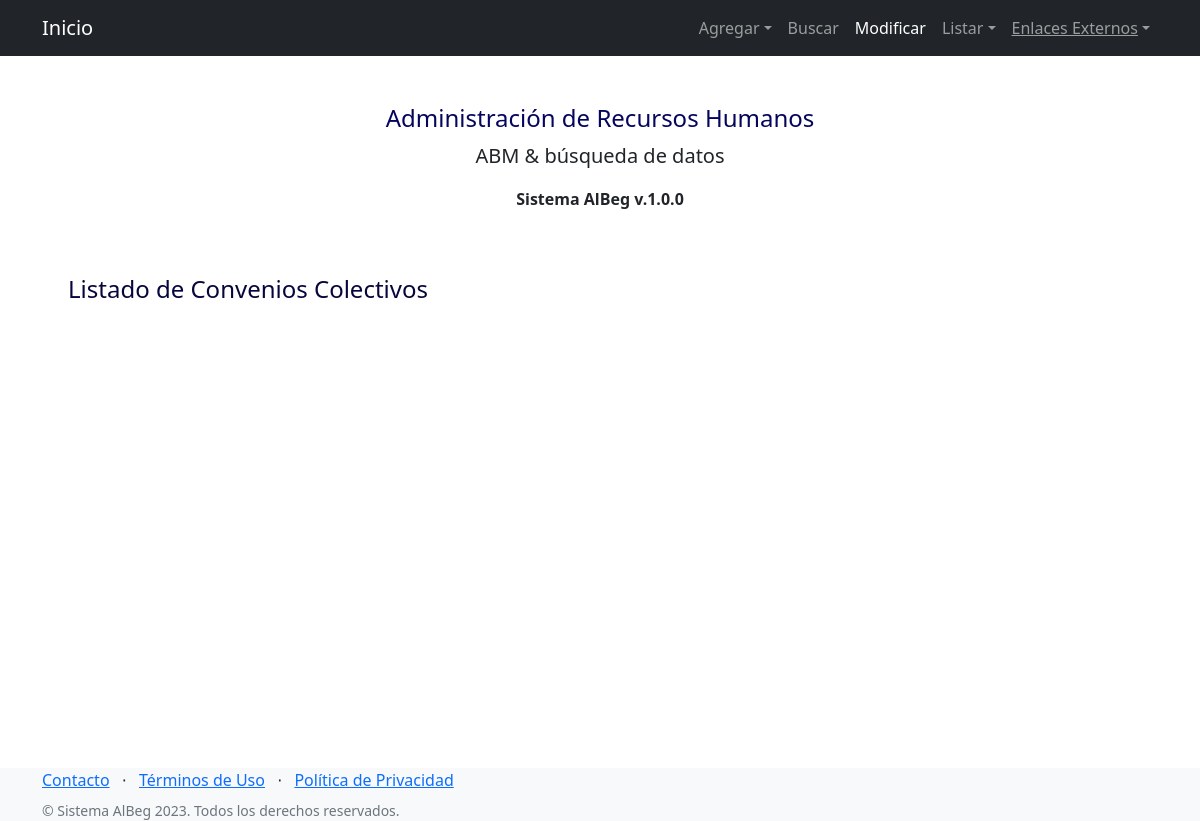
The app's page /AppRRHH/listaconveniosColectivos/, older data.
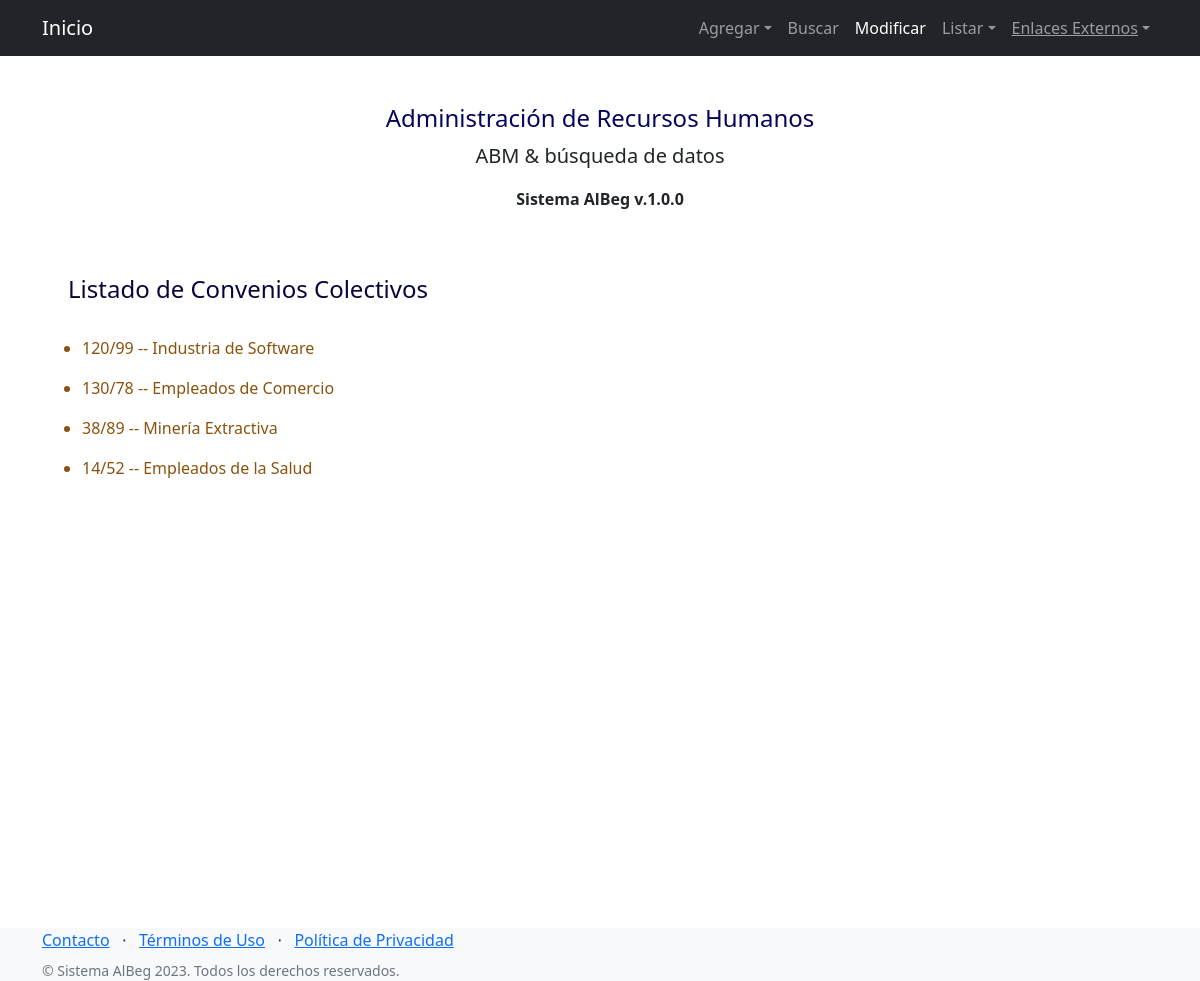
The same page, newer data.
### AppRRHH/models.py (models this page shows, shortened)
class ConvenioColectivo(models.Model):
    nro_cct = models.CharField(max_length=10)
    nombre_cct = models.CharField(max_length=30)

### AppRRHH/views.py (the view)
# urls.py: path('listaconveniosColectivos/',listaConveniosColectivos, name="ConveniosColectivos"),
def listaConveniosColectivos(request):
    listaConveniosColectivos=ConvenioColectivo.objects.all()
    return render(request, "listaConveniosColectivos.html", {"listaConveniosColectivos":listaConveniosColectivos})

### AppRRHH/templates/listaConveniosColectivos.html
{% extends 'padre.html' %}
{% block contenidoQueCambia %}
    <br>
    <div class="titulo_listas">
    <h4> Listado de Convenios Colectivos </h4>
    <br>
   </div>
    <div class="listas">
     {% for con in listaConveniosColectivos %}
        <ul >
            <li > {{con.nro_cct}} -- {{con.nombre_cct}}</li>
        </ul>
    {% endfor %}
    </div>
{% endblock contenidoQueCambia %}

Row changes from the older to the newer data that the page shows:
added ConvenioColectivo: nro_cct "120/99", nombre_cct "Industria de Software"
added ConvenioColectivo: nro_cct "130/78", nombre_cct "Empleados de Comercio"
added ConvenioColectivo: nro_cct "38/89", nombre_cct "Minería Extractiva"
added ConvenioColectivo: nro_cct "14/52", nombre_cct "Empleados de la Salud"
